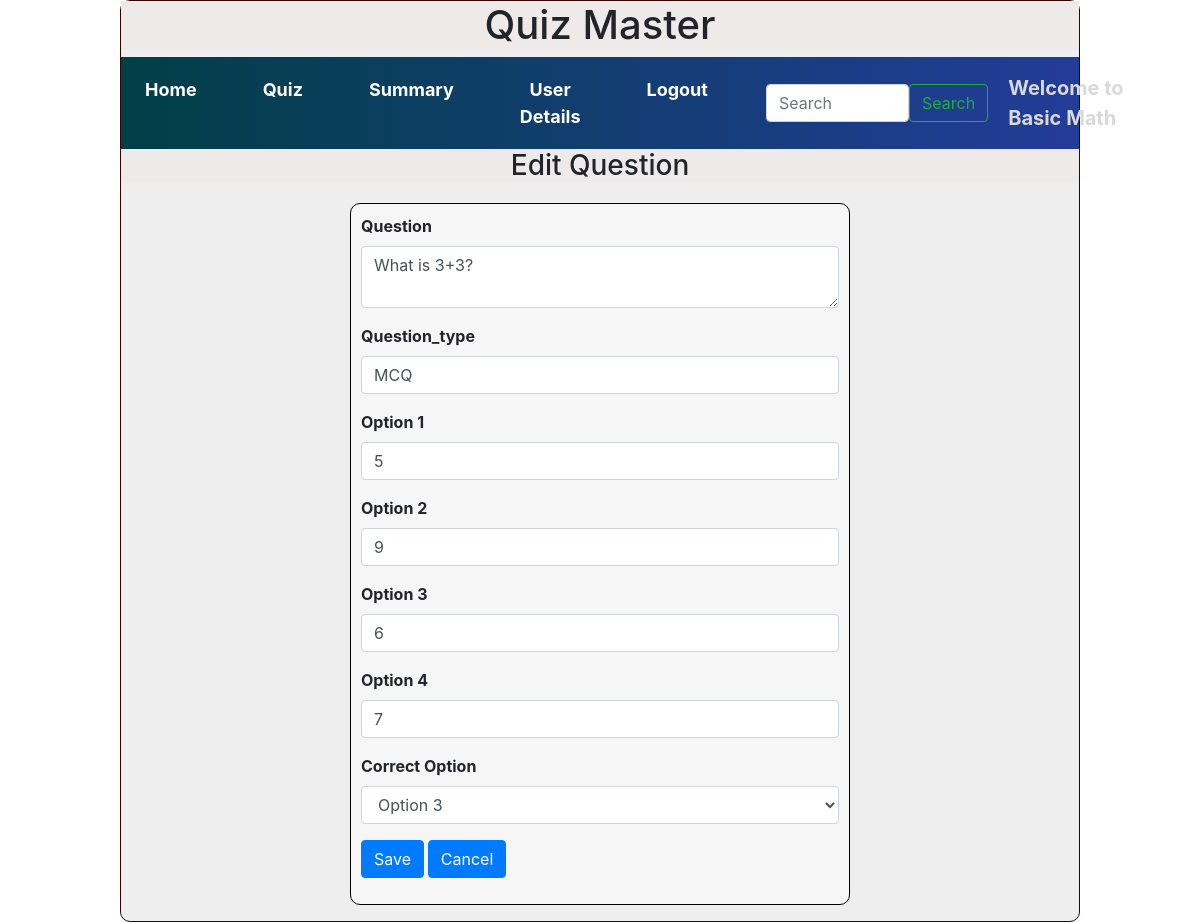
Screenshot of /edit_question/1/Basic Math with the database file from the repository.
### models/models.py (models this page shows)
class Question(db.Model):
    id = db.Column(db.Integer, primary_key=True)
    quiz_id = db.Column(db.Integer, db.ForeignKey("quiz.id"), nullable=False)
    question_statement = db.Column(db.Text, nullable=False)
    question_type = db.Column(db.Text, nullable=False)
    option1 = db.Column(db.String(200), nullable=False)
    option2 = db.Column(db.String(200), nullable=False)
    option3 = db.Column(db.String(200), nullable=False)
    option4 = db.Column(db.String(200), nullable=False)
    correct_option = db.Column(db.String(200), nullable=False)

### controllers/controllers.py (the view, shortened to what this page needs)
@app.route("/edit_question/<id>/<name>",methods=["GET","POST"])
def edit_question(id,name):
    q=get_question(id)
    return render_template("edit_question.html",question=q,name=name)

### controllers/controllers.py (called while the page is built)
def get_question(id):
    question=Question.query.filter_by(id=id).first()
    return question

### templates/edit_question.html (shortened to what this page needs)
{% extends "admin_layout.html" %}
{% block content %}
    {% if question %}
        <div class="center"><h3> Edit Question </h3></div>
        <form action="/edit_question/{{ question.id }}/{{ name }}" method="POST">
            <div class="input_form">
                <div class="mb-3">
                    <label for="question_statement" class="form-label">Question</label>
                    <textarea class="form-control" name="question_statement" id="question_statement" required>{{ question.question_statement }}</textarea>
                </div>
                <div class="mb-3">
                    <label for="question_type" class="form-label">Question_type</label>
                    <input type="text" class="form-control" name="question_type" id="question_type" value="{{question.question_type}}" required>
                </div>
                <div class="mb-3">
                    <label for="option1" class="form-label">Option 1</label>
                    <input type="text" class="form-control" name="option1" id="option1" value="{{ question.option1 }}" required>
                </div>
                <div class="mb-3">
                    <label for="option2" class="form-label">Option 2</label>
                    <input type="text" class="form-control" name="option2" id="option2" value="{{ question.option2 }}" required>
                </div>
                <div class="mb-3">
                    <label for="option3" class="form-label">Option 3</label>
                    <input type="text" class="form-control" name="option3" id="option3" value="{{ question.option3 }}" required>
                </div>
                <div class="mb-3">
                    <label for="option4" class="form-label">Option 4</label>
                    <input type="text" class="form-control" name="option4" id="option4" value="{{ question.option4 }}" required>
                </div>
                <div class="mb-3">
                    <label for="correct_option" class="form-label">Correct Option</label>
                    <select class="form-control" name="correct_option" id="correct_option" required>
                        <option value="option3" {% if question.correct_option == "option3" %}selected{% endif %}>Option 3</option>
                    </select>
                </div>
                <div class="mb-3">
                    <button type="submit" class="btn btn-primary">Save</button>
                    <a href="/quiz_management/{{ name }}" type="button" class="btn btn-primary">Cancel</a>
                </div>
            </div>
        </form>
    {% endif %}
{% endblock %}

### static/styles/main.css (style rules this page uses)
.center { text-align:center; color:solid black; margin:auto; background-color:rgb(238, 234, 234) ; }
.input_form { border: 1px solid rgb(1, 1, 1); width: 500px; height: auto; margin: auto; background-color: #f6f6f6; margin-top: 20px; padding: 10px; border-radius: 10px; font-size: 16px; font-weight:650; text-align: justify; }

### rows the page displays
Question: question_statement "What is 3+3?", question_type "MCQ", option1 "5", option2 "9", option3 "6", option4 "7", correct_option "Option 3"

### other values shown
{{ name }} "Basic Math"
